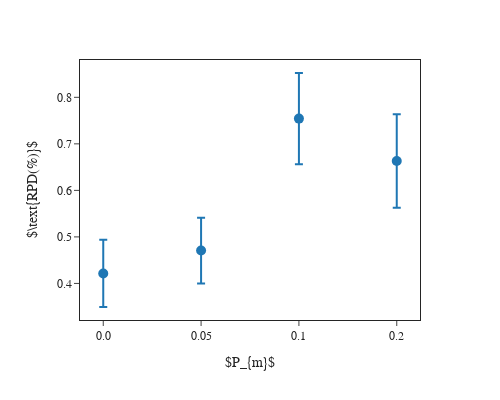

Write notebook code for a chart like this one.
### Markdown cell above
### Mutation probabilities

### Code cell
fig = single_file_plot(
    "../solutions/mutation-prob", 
    ["mutation_prob"], 
    r"$P_{m}$", 
    r"$\text{RPD(%)}$", 
    "7_mutation-prob"
)

fig.show()

### Figure 1 — Plotly figure (JSON) as saved in the notebook; plotly's stock layout.template omitted (floating-point values rounded to 4 significant figures)
{"data": [{"error_y": {"array": [0.07214, 0.07071, 0.09802, 0.1006]}, "hovertemplate": "index=%{x}<br>mean=%{y}<extra></extra>", "legendgroup": "", "marker": {"color": "#1F77B4", "size": 10, "symbol": "circle"}, "mode": "markers", "name": "", "orientation": "v", "showlegend": false, "type": "scatter", "x": ["0.0", "0.05", "0.1", "0.2"], "xaxis": "x", "y": [0.4215, 0.4707, 0.7542, 0.6633], "yaxis": "y"}], "layout": {"font": {"family": "Times New Roman"}, "height": 400, "legend": {"tracegroupgap": 0}, "margin": {"t": 60}, "width": 500, "xaxis": {"anchor": "y", "domain": [0, 1], "mirror": true, "title": {"text": "$P_{m}$"}, "type": "category"}, "yaxis": {"anchor": "x", "domain": [0, 1], "mirror": true, "title": {"text": "$\\text{RPD(%)}$"}}}}
